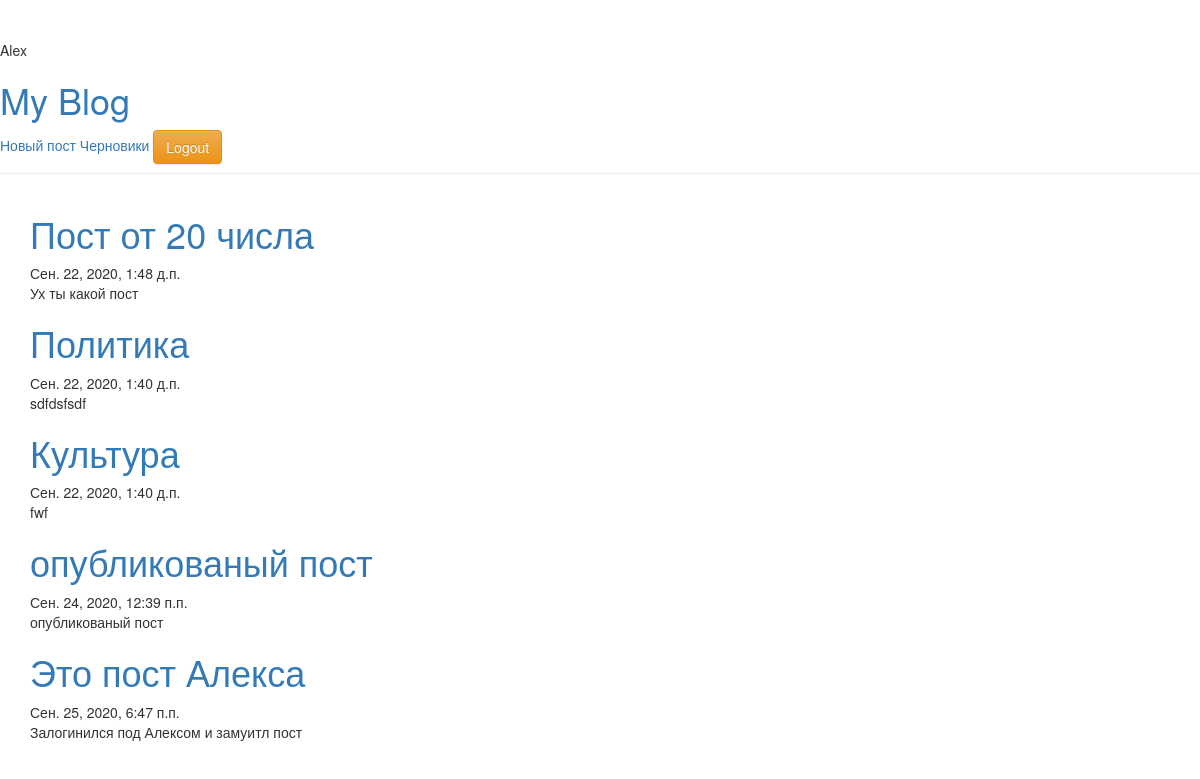
Screenshot of / (signed in) with the database file from the repository.
### my_blog/models.py (models this page shows, shortened)
class Post(models.Model):
    author = models.ForeignKey('auth.User', on_delete=models.CASCADE)
    title = models.CharField(max_length=200)
    text = models.TextField()
    created_date = models.DateTimeField(default=timezone.now)
    published_date = models.DateTimeField(blank=True, null=True)
    deleted = models.BooleanField(default=False)
    draft = models.BooleanField(default=False)
    class Meta:
        verbose_name = 'Пост'
        verbose_name_plural = 'Посты'

### my_blog/views.py (the view)
# urls.py: path('', views.post_list, name='post_list'),
def post_list(request):
    posts = Post.objects.filter(deleted=False, draft=False)
    return render(request, 'my_blog/post_list.html', {'posts': posts})

### my_blog/templates/my_blog/post_list.html
{% extends 'my_blog/base.html' %}
{% block content %}
{% for post in posts %}
{% if post.published_date %}
<div class="post">
    <h1><a href="{% url 'post_detail' post_pk=post.pk %}">{{ post.title }}</a></h1>
    <div class="date">
        {{ post.published_date }}
    </div>
    <p>{{ post.text|linebreaksbr }}</p>
</div>
{% endif %}
{% endfor %}
{% endblock %}

### my_blog/templates/my_blog/base.html (shortened to what this page needs)
<!DOCTYPE html>
<html lang="en">
<head>
    <link rel="stylesheet" href="//maxcdn.bootstrapcdn.com/bootstrap/3.2.0/css/bootstrap.min.css">
    <link rel="stylesheet" href="//maxcdn.bootstrapcdn.com/bootstrap/3.2.0/css/bootstrap-theme.min.css">
</head>
<body>
<div class="page-header">
    {{ request.user }}
    <h1><a href="/">My Blog</a></h1>
    {% if user.is_authenticated %}
        <a href="{% url 'post_new' %}">Новый пост</a>
    <a href="{% url 'post_draft_list' %}" class="top-menu">Черновики</a>
 <a href="accounts/login/"><button type="button" class="btn btn-warning">Logout</button></a>
<br>
    {% else %}
    <a href="accounts/login/"><button type="button" class="btn btn-success">Login</button></a>
    {% endif %}
</div>
<div class="content container">
    <div class="row">
        <div class="col-md-8">
            {% block content %}
            {% endblock %}
        </div>
    </div>
</div>
</body>
</html>

### rows the page displays
Post: title "Пост от 20 числа", published_date "Сен. 22, 2020, 1:48 д.п.", text "Ух ты какой пост"
Post: title "Политика", published_date "Сен. 22, 2020, 1:40 д.п.", text "sdfdsfsdf"
Post: title "Культура", published_date "Сен. 22, 2020, 1:40 д.п.", text "fwf"
Post: title "опубликованый пост", published_date "Сен. 24, 2020, 12:39 п.п.", text "опубликованый пост"
Post: title "Это пост Алекса", published_date "Сен. 25, 2020, 6:47 п.п.", text "Залогинился под Алексом и замуитл пост"

### other values shown
{{ request.user }} "Alex"
